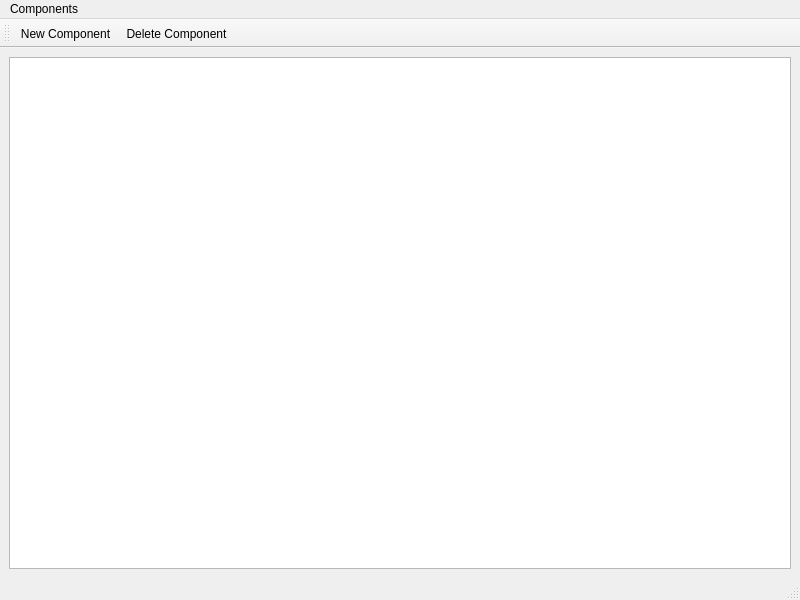
<?xml version="1.0" encoding="UTF-8"?>
<ui version="4.0">
 <class>ComponentsWindow</class>
 <widget class="QMainWindow" name="ComponentsWindow">
  <property name="geometry">
   <rect>
    <x>0</x>
    <y>0</y>
    <width>800</width>
    <height>600</height>
   </rect>
  </property>
  <property name="windowTitle">
   <string>Components</string>
  </property>
  <widget class="QWidget" name="centralwidget">
   <layout class="QGridLayout" name="gridLayout">
    <item row="0" column="0">
     <widget class="QListWidget" name="listWidget"/>
    </item>
   </layout>
  </widget>
  <widget class="QMenuBar" name="menubar">
   <property name="geometry">
    <rect>
     <x>0</x>
     <y>0</y>
     <width>800</width>
     <height>21</height>
    </rect>
   </property>
   <widget class="QMenu" name="menuComponents">
    <property name="title">
     <string>Components</string>
    </property>
    <addaction name="actionNew_Component"/>
    <addaction name="actionDelete_Component"/>
    <addaction name="separator"/>
    <addaction name="actionClose"/>
   </widget>
   <addaction name="menuComponents"/>
  </widget>
  <widget class="QStatusBar" name="statusbar"/>
  <widget class="QToolBar" name="toolBar">
   <property name="windowTitle">
    <string>toolBar</string>
   </property>
   <attribute name="toolBarArea">
    <enum>TopToolBarArea</enum>
   </attribute>
   <attribute name="toolBarBreak">
    <bool>false</bool>
   </attribute>
   <addaction name="actionNew_Component"/>
   <addaction name="actionDelete_Component"/>
  </widget>
  <action name="actionNew_Component">
   <property name="icon">
    <iconset>
     <normalon>:/Media/Icons/AddUsingNamespace_6782.png</normalon>
    </iconset>
   </property>
   <property name="text">
    <string>New Component...</string>
   </property>
   <property name="shortcut">
    <string>Ctrl+N</string>
   </property>
  </action>
  <action name="actionDelete_Component">
   <property name="icon">
    <iconset>
     <normalon>:/Media/Icons/RemoveUsingNamespace_10480.png</normalon>
    </iconset>
   </property>
   <property name="text">
    <string>Delete Component</string>
   </property>
   <property name="shortcut">
    <string>Del</string>
   </property>
  </action>
  <action name="actionClose">
   <property name="text">
    <string>Close</string>
   </property>
   <property name="shortcut">
    <string>Esc</string>
   </property>
  </action>
 </widget>
 <resources/>
 <connections>
  <connection>
   <sender>actionClose</sender>
   <signal>triggered()</signal>
   <receiver>ComponentsWindow</receiver>
   <slot>close()</slot>
   <hints>
    <hint type="sourcelabel">
     <x>-1</x>
     <y>-1</y>
    </hint>
    <hint type="destinationlabel">
     <x>399</x>
     <y>299</y>
    </hint>
   </hints>
  </connection>
 </connections>
</ui>
